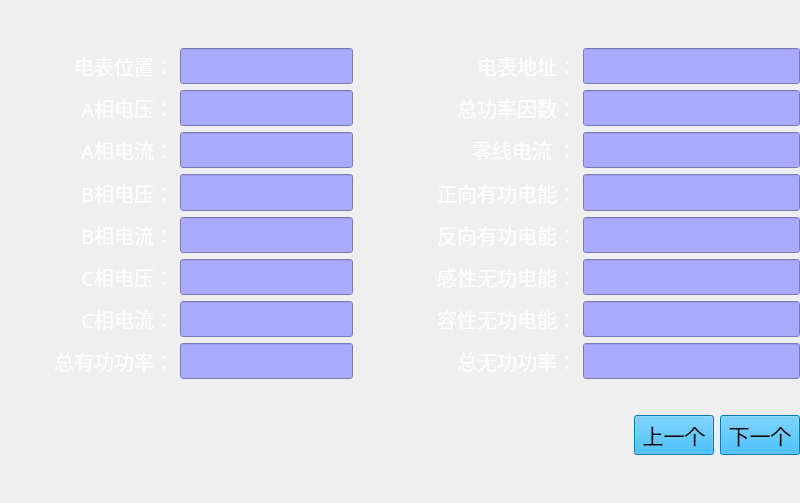
<?xml version="1.0" encoding="UTF-8"?>
<ui version="4.0">
 <class>LineSideInformation</class>
 <widget class="QWidget" name="LineSideInformation">
  <property name="geometry">
   <rect>
    <x>0</x>
    <y>0</y>
    <width>800</width>
    <height>503</height>
   </rect>
  </property>
  <property name="maximumSize">
   <size>
    <width>16777215</width>
    <height>16777215</height>
   </size>
  </property>
  <property name="windowTitle">
   <string>Form</string>
  </property>
  <property name="styleSheet">
   <string notr="true"/>
  </property>
  <layout class="QHBoxLayout" name="horizontalLayout_3">
   <property name="sizeConstraint">
    <enum>QLayout::SetMinAndMaxSize</enum>
   </property>
   <property name="leftMargin">
    <number>0</number>
   </property>
   <property name="rightMargin">
    <number>0</number>
   </property>
   <item>
    <layout class="QVBoxLayout" name="verticalLayout_2" stretch="1,11,1">
     <property name="sizeConstraint">
      <enum>QLayout::SetMinAndMaxSize</enum>
     </property>
     <item>
      <spacer name="verticalSpacer_3">
       <property name="orientation">
        <enum>Qt::Vertical</enum>
       </property>
       <property name="sizeHint" stdset="0">
        <size>
         <width>20</width>
         <height>40</height>
        </size>
       </property>
      </spacer>
     </item>
     <item>
      <layout class="QVBoxLayout" name="verticalLayout" stretch="11,1,1">
       <property name="sizeConstraint">
        <enum>QLayout::SetMinAndMaxSize</enum>
       </property>
       <item>
        <layout class="QHBoxLayout" name="horizontalLayout" stretch="4,5">
         <property name="sizeConstraint">
          <enum>QLayout::SetMinAndMaxSize</enum>
         </property>
         <item>
          <layout class="QGridLayout" name="gridLayout" columnstretch="1,1">
           <property name="sizeConstraint">
            <enum>QLayout::SetMinAndMaxSize</enum>
           </property>
           <item row="0" column="0">
            <widget class="QLabel" name="labelAmmeter">
             <property name="font">
              <font>
               <family>Sans Serif</family>
               <pointsize>15</pointsize>
               <weight>50</weight>
               <italic>false</italic>
               <bold>false</bold>
              </font>
             </property>
             <property name="styleSheet">
              <string notr="true">font: 15pt &quot;Sans Serif&quot;;
color: rgb(255, 255, 255);</string>
             </property>
             <property name="text">
              <string>电表位置：</string>
             </property>
             <property name="alignment">
              <set>Qt::AlignRight|Qt::AlignTrailing|Qt::AlignVCenter</set>
             </property>
            </widget>
           </item>
           <item row="0" column="1">
            <widget class="QLineEdit" name="lineEditAmmeter">
             <property name="sizePolicy">
              <sizepolicy hsizetype="Preferred" vsizetype="Preferred">
               <horstretch>0</horstretch>
               <verstretch>0</verstretch>
              </sizepolicy>
             </property>
             <property name="maximumSize">
              <size>
               <width>16777215</width>
               <height>40</height>
              </size>
             </property>
             <property name="styleSheet">
              <string notr="true">font: 15pt &quot;Adobe Arabic&quot;;
background-color: rgb(170, 170, 255);</string>
             </property>
             <property name="readOnly">
              <bool>true</bool>
             </property>
            </widget>
           </item>
           <item row="1" column="0">
            <widget class="QLabel" name="labelAPhaseVoltage">
             <property name="font">
              <font>
               <family>Sans Serif</family>
               <pointsize>15</pointsize>
               <weight>50</weight>
               <italic>false</italic>
               <bold>false</bold>
              </font>
             </property>
             <property name="styleSheet">
              <string notr="true">font: 15pt &quot;Sans Serif&quot;;
color: rgb(255, 255, 255);</string>
             </property>
             <property name="text">
              <string>A相电压：</string>
             </property>
             <property name="alignment">
              <set>Qt::AlignRight|Qt::AlignTrailing|Qt::AlignVCenter</set>
             </property>
            </widget>
           </item>
           <item row="1" column="1">
            <widget class="QLineEdit" name="lineEditAPhaseVoltage">
             <property name="sizePolicy">
              <sizepolicy hsizetype="Preferred" vsizetype="Preferred">
               <horstretch>0</horstretch>
               <verstretch>0</verstretch>
              </sizepolicy>
             </property>
             <property name="styleSheet">
              <string notr="true">font: 15pt &quot;Adobe Arabic&quot;;
background-color: rgb(170, 170, 255);</string>
             </property>
             <property name="readOnly">
              <bool>true</bool>
             </property>
            </widget>
           </item>
           <item row="2" column="0">
            <widget class="QLabel" name="labelAPhaseElectricity">
             <property name="font">
              <font>
               <family>Sans Serif</family>
               <pointsize>15</pointsize>
               <weight>50</weight>
               <italic>false</italic>
               <bold>false</bold>
              </font>
             </property>
             <property name="styleSheet">
              <string notr="true">font: 15pt &quot;Sans Serif&quot;;
color: rgb(255, 255, 255);</string>
             </property>
             <property name="text">
              <string>A相电流：</string>
             </property>
             <property name="alignment">
              <set>Qt::AlignRight|Qt::AlignTrailing|Qt::AlignVCenter</set>
             </property>
            </widget>
           </item>
           <item row="2" column="1">
            <widget class="QLineEdit" name="lineEditAPhaseElectricity">
             <property name="sizePolicy">
              <sizepolicy hsizetype="Preferred" vsizetype="Preferred">
               <horstretch>0</horstretch>
               <verstretch>0</verstretch>
              </sizepolicy>
             </property>
             <property name="styleSheet">
              <string notr="true">font: 15pt &quot;Adobe Arabic&quot;;
background-color: rgb(170, 170, 255);</string>
             </property>
             <property name="readOnly">
              <bool>true</bool>
             </property>
            </widget>
           </item>
           <item row="3" column="0">
            <widget class="QLabel" name="labelBPhaseVoltage">
             <property name="font">
              <font>
               <family>Sans Serif</family>
               <pointsize>15</pointsize>
               <weight>50</weight>
               <italic>false</italic>
               <bold>false</bold>
              </font>
             </property>
             <property name="styleSheet">
              <string notr="true">font: 15pt &quot;Sans Serif&quot;;
color: rgb(255, 255, 255);</string>
             </property>
             <property name="text">
              <string>B相电压：</string>
             </property>
             <property name="alignment">
              <set>Qt::AlignRight|Qt::AlignTrailing|Qt::AlignVCenter</set>
             </property>
            </widget>
           </item>
           <item row="3" column="1">
            <widget class="QLineEdit" name="lineEditBPhaseVoltage">
             <property name="sizePolicy">
              <sizepolicy hsizetype="Preferred" vsizetype="Preferred">
               <horstretch>0</horstretch>
               <verstretch>0</verstretch>
              </sizepolicy>
             </property>
             <property name="styleSheet">
              <string notr="true">font: 15pt &quot;Adobe Arabic&quot;;
background-color: rgb(170, 170, 255);</string>
             </property>
             <property name="readOnly">
              <bool>true</bool>
             </property>
            </widget>
           </item>
           <item row="4" column="0">
            <widget class="QLabel" name="labelBPhaseElectricity">
             <property name="font">
              <font>
               <family>Sans Serif</family>
               <pointsize>15</pointsize>
               <weight>50</weight>
               <italic>false</italic>
               <bold>false</bold>
              </font>
             </property>
             <property name="styleSheet">
              <string notr="true">font: 15pt &quot;Sans Serif&quot;;
color: rgb(255, 255, 255);</string>
             </property>
             <property name="text">
              <string>B相电流：</string>
             </property>
             <property name="alignment">
              <set>Qt::AlignRight|Qt::AlignTrailing|Qt::AlignVCenter</set>
             </property>
            </widget>
           </item>
           <item row="4" column="1">
            <widget class="QLineEdit" name="lineEditBPhaseElectricity">
             <property name="sizePolicy">
              <sizepolicy hsizetype="Preferred" vsizetype="Preferred">
               <horstretch>0</horstretch>
               <verstretch>0</verstretch>
              </sizepolicy>
             </property>
             <property name="styleSheet">
              <string notr="true">font: 15pt &quot;Adobe Arabic&quot;;
background-color: rgb(170, 170, 255);</string>
             </property>
             <property name="readOnly">
              <bool>true</bool>
             </property>
            </widget>
           </item>
           <item row="5" column="0">
            <widget class="QLabel" name="labelCPhaseVoltage">
             <property name="font">
              <font>
               <family>Sans Serif</family>
               <pointsize>15</pointsize>
               <weight>50</weight>
               <italic>false</italic>
               <bold>false</bold>
              </font>
             </property>
             <property name="styleSheet">
              <string notr="true">font: 15pt &quot;Sans Serif&quot;;
color: rgb(255, 255, 255);</string>
             </property>
             <property name="text">
              <string>C相电压：</string>
             </property>
             <property name="alignment">
              <set>Qt::AlignRight|Qt::AlignTrailing|Qt::AlignVCenter</set>
             </property>
            </widget>
           </item>
           <item row="5" column="1">
            <widget class="QLineEdit" name="lineEditCPhaseVoltage">
             <property name="sizePolicy">
              <sizepolicy hsizetype="Preferred" vsizetype="Preferred">
               <horstretch>0</horstretch>
               <verstretch>0</verstretch>
              </sizepolicy>
             </property>
             <property name="styleSheet">
              <string notr="true">font: 15pt &quot;Adobe Arabic&quot;;
background-color: rgb(170, 170, 255);</string>
             </property>
             <property name="readOnly">
              <bool>true</bool>
             </property>
            </widget>
           </item>
           <item row="6" column="0">
            <widget class="QLabel" name="labelCPhaseElectricity">
             <property name="font">
              <font>
               <family>Sans Serif</family>
               <pointsize>15</pointsize>
               <weight>50</weight>
               <italic>false</italic>
               <bold>false</bold>
              </font>
             </property>
             <property name="styleSheet">
              <string notr="true">font: 15pt &quot;Sans Serif&quot;;
color: rgb(255, 255, 255);</string>
             </property>
             <property name="text">
              <string>C相电流：</string>
             </property>
             <property name="alignment">
              <set>Qt::AlignRight|Qt::AlignTrailing|Qt::AlignVCenter</set>
             </property>
            </widget>
           </item>
           <item row="6" column="1">
            <widget class="QLineEdit" name="lineEditCPhaseElectricity">
             <property name="sizePolicy">
              <sizepolicy hsizetype="Preferred" vsizetype="Preferred">
               <horstretch>0</horstretch>
               <verstretch>0</verstretch>
              </sizepolicy>
             </property>
             <property name="styleSheet">
              <string notr="true">font: 15pt &quot;Adobe Arabic&quot;;
background-color: rgb(170, 170, 255);</string>
             </property>
             <property name="readOnly">
              <bool>true</bool>
             </property>
            </widget>
           </item>
           <item row="7" column="0">
            <widget class="QLabel" name="labelTotalActivePower">
             <property name="font">
              <font>
               <family>Sans Serif</family>
               <pointsize>15</pointsize>
               <weight>50</weight>
               <italic>false</italic>
               <bold>false</bold>
              </font>
             </property>
             <property name="styleSheet">
              <string notr="true">font: 15pt &quot;Sans Serif&quot;;
color: rgb(255, 255, 255);</string>
             </property>
             <property name="text">
              <string>总有功功率：</string>
             </property>
             <property name="alignment">
              <set>Qt::AlignRight|Qt::AlignTrailing|Qt::AlignVCenter</set>
             </property>
            </widget>
           </item>
           <item row="7" column="1">
            <widget class="QLineEdit" name="lineEditTotalActivePower">
             <property name="sizePolicy">
              <sizepolicy hsizetype="Preferred" vsizetype="Preferred">
               <horstretch>0</horstretch>
               <verstretch>0</verstretch>
              </sizepolicy>
             </property>
             <property name="styleSheet">
              <string notr="true">font: 15pt &quot;Adobe Arabic&quot;;
background-color: rgb(170, 170, 255);</string>
             </property>
             <property name="readOnly">
              <bool>true</bool>
             </property>
            </widget>
           </item>
          </layout>
         </item>
         <item>
          <layout class="QGridLayout" name="gridLayout_2" columnstretch="1,1">
           <property name="sizeConstraint">
            <enum>QLayout::SetMinAndMaxSize</enum>
           </property>
           <item row="0" column="0">
            <widget class="QLabel" name="labelAmmeterAddress">
             <property name="font">
              <font>
               <family>Sans Serif</family>
               <pointsize>15</pointsize>
               <weight>50</weight>
               <italic>false</italic>
               <bold>false</bold>
              </font>
             </property>
             <property name="styleSheet">
              <string notr="true">font: 15pt &quot;Sans Serif&quot;;
color: rgb(255, 255, 255);</string>
             </property>
             <property name="text">
              <string>电表地址：</string>
             </property>
             <property name="alignment">
              <set>Qt::AlignRight|Qt::AlignTrailing|Qt::AlignVCenter</set>
             </property>
            </widget>
           </item>
           <item row="0" column="1">
            <widget class="QLineEdit" name="lineEditAmmeterAddress">
             <property name="sizePolicy">
              <sizepolicy hsizetype="Preferred" vsizetype="Preferred">
               <horstretch>0</horstretch>
               <verstretch>0</verstretch>
              </sizepolicy>
             </property>
             <property name="maximumSize">
              <size>
               <width>16777215</width>
               <height>40</height>
              </size>
             </property>
             <property name="styleSheet">
              <string notr="true">font: 15pt &quot;Adobe Arabic&quot;;
background-color: rgb(170, 170, 255);</string>
             </property>
             <property name="readOnly">
              <bool>true</bool>
             </property>
            </widget>
           </item>
           <item row="1" column="0">
            <widget class="QLabel" name="labelTotalPowerFactor">
             <property name="font">
              <font>
               <family>Sans Serif</family>
               <pointsize>15</pointsize>
               <weight>50</weight>
               <italic>false</italic>
               <bold>false</bold>
              </font>
             </property>
             <property name="styleSheet">
              <string notr="true">font: 15pt &quot;Sans Serif&quot;;
color: rgb(255, 255, 255);</string>
             </property>
             <property name="text">
              <string>总功率因数：</string>
             </property>
             <property name="alignment">
              <set>Qt::AlignRight|Qt::AlignTrailing|Qt::AlignVCenter</set>
             </property>
            </widget>
           </item>
           <item row="1" column="1">
            <widget class="QLineEdit" name="lineEditTotalPowerFactor">
             <property name="sizePolicy">
              <sizepolicy hsizetype="Preferred" vsizetype="Preferred">
               <horstretch>0</horstretch>
               <verstretch>0</verstretch>
              </sizepolicy>
             </property>
             <property name="styleSheet">
              <string notr="true">font: 15pt &quot;Adobe Arabic&quot;;
background-color: rgb(170, 170, 255);</string>
             </property>
             <property name="readOnly">
              <bool>true</bool>
             </property>
            </widget>
           </item>
           <item row="2" column="0">
            <widget class="QLabel" name="labelNeutralLineElectricity">
             <property name="font">
              <font>
               <family>Sans Serif</family>
               <pointsize>15</pointsize>
               <weight>50</weight>
               <italic>false</italic>
               <bold>false</bold>
              </font>
             </property>
             <property name="styleSheet">
              <string notr="true">font: 15pt &quot;Sans Serif&quot;;
color: rgb(255, 255, 255);</string>
             </property>
             <property name="text">
              <string>零线电流 ：</string>
             </property>
             <property name="alignment">
              <set>Qt::AlignRight|Qt::AlignTrailing|Qt::AlignVCenter</set>
             </property>
            </widget>
           </item>
           <item row="2" column="1">
            <widget class="QLineEdit" name="lineEditNeutralLineElectricity">
             <property name="sizePolicy">
              <sizepolicy hsizetype="Preferred" vsizetype="Preferred">
               <horstretch>0</horstretch>
               <verstretch>0</verstretch>
              </sizepolicy>
             </property>
             <property name="styleSheet">
              <string notr="true">font: 15pt &quot;Adobe Arabic&quot;;
background-color: rgb(170, 170, 255);</string>
             </property>
             <property name="readOnly">
              <bool>true</bool>
             </property>
            </widget>
           </item>
           <item row="3" column="0">
            <widget class="QLabel" name="labelPositiveActivePower">
             <property name="font">
              <font>
               <family>Sans Serif</family>
               <pointsize>15</pointsize>
               <weight>50</weight>
               <italic>false</italic>
               <bold>false</bold>
              </font>
             </property>
             <property name="styleSheet">
              <string notr="true">font: 15pt &quot;Sans Serif&quot;;
color: rgb(255, 255, 255);</string>
             </property>
             <property name="text">
              <string>正向有功电能：</string>
             </property>
             <property name="alignment">
              <set>Qt::AlignRight|Qt::AlignTrailing|Qt::AlignVCenter</set>
             </property>
            </widget>
           </item>
           <item row="3" column="1">
            <widget class="QLineEdit" name="lineEditPositiveActivePower">
             <property name="sizePolicy">
              <sizepolicy hsizetype="Preferred" vsizetype="Preferred">
               <horstretch>0</horstretch>
               <verstretch>0</verstretch>
              </sizepolicy>
             </property>
             <property name="styleSheet">
              <string notr="true">font: 15pt &quot;Adobe Arabic&quot;;
background-color: rgb(170, 170, 255);</string>
             </property>
             <property name="readOnly">
              <bool>true</bool>
             </property>
            </widget>
           </item>
           <item row="4" column="0">
            <widget class="QLabel" name="labelReverseActivePower">
             <property name="font">
              <font>
               <family>Sans Serif</family>
               <pointsize>15</pointsize>
               <weight>50</weight>
               <italic>false</italic>
               <bold>false</bold>
              </font>
             </property>
             <property name="styleSheet">
              <string notr="true">font: 15pt &quot;Sans Serif&quot;;
color: rgb(255, 255, 255);</string>
             </property>
             <property name="text">
              <string>反向有功电能：</string>
             </property>
             <property name="alignment">
              <set>Qt::AlignRight|Qt::AlignTrailing|Qt::AlignVCenter</set>
             </property>
            </widget>
           </item>
           <item row="4" column="1">
            <widget class="QLineEdit" name="lineEditReverseActivePower">
             <property name="sizePolicy">
              <sizepolicy hsizetype="Preferred" vsizetype="Preferred">
               <horstretch>0</horstretch>
               <verstretch>0</verstretch>
              </sizepolicy>
             </property>
             <property name="styleSheet">
              <string notr="true">font: 15pt &quot;Adobe Arabic&quot;;
background-color: rgb(170, 170, 255);</string>
             </property>
             <property name="readOnly">
              <bool>true</bool>
             </property>
            </widget>
           </item>
           <item row="5" column="0">
            <widget class="QLabel" name="labelPerceptualReactivePower">
             <property name="font">
              <font>
               <family>Sans Serif</family>
               <pointsize>15</pointsize>
               <weight>50</weight>
               <italic>false</italic>
               <bold>false</bold>
              </font>
             </property>
             <property name="styleSheet">
              <string notr="true">font: 15pt &quot;Sans Serif&quot;;
color: rgb(255, 255, 255);</string>
             </property>
             <property name="text">
              <string>感性无功电能：</string>
             </property>
             <property name="alignment">
              <set>Qt::AlignRight|Qt::AlignTrailing|Qt::AlignVCenter</set>
             </property>
            </widget>
           </item>
           <item row="5" column="1">
            <widget class="QLineEdit" name="lineEditPerceptualReactivePower">
             <property name="sizePolicy">
              <sizepolicy hsizetype="Preferred" vsizetype="Preferred">
               <horstretch>0</horstretch>
               <verstretch>0</verstretch>
              </sizepolicy>
             </property>
             <property name="styleSheet">
              <string notr="true">font: 15pt &quot;Adobe Arabic&quot;;
background-color: rgb(170, 170, 255);</string>
             </property>
             <property name="readOnly">
              <bool>true</bool>
             </property>
            </widget>
           </item>
           <item row="6" column="0">
            <widget class="QLabel" name="labelCapacitiveReactivePower">
             <property name="font">
              <font>
               <family>Sans Serif</family>
               <pointsize>15</pointsize>
               <weight>50</weight>
               <italic>false</italic>
               <bold>false</bold>
              </font>
             </property>
             <property name="styleSheet">
              <string notr="true">font: 15pt &quot;Sans Serif&quot;;
color: rgb(255, 255, 255);</string>
             </property>
             <property name="text">
              <string>容性无功电能：</string>
             </property>
             <property name="alignment">
              <set>Qt::AlignRight|Qt::AlignTrailing|Qt::AlignVCenter</set>
             </property>
            </widget>
           </item>
           <item row="6" column="1">
            <widget class="QLineEdit" name="lineEditCapacitiveReactivePower">
             <property name="sizePolicy">
              <sizepolicy hsizetype="Preferred" vsizetype="Preferred">
               <horstretch>0</horstretch>
               <verstretch>0</verstretch>
              </sizepolicy>
             </property>
             <property name="styleSheet">
              <string notr="true">font: 15pt &quot;Adobe Arabic&quot;;
background-color: rgb(170, 170, 255);</string>
             </property>
             <property name="readOnly">
              <bool>true</bool>
             </property>
            </widget>
           </item>
           <item row="7" column="0">
            <widget class="QLabel" name="labelTotalActiveEnergy">
             <property name="font">
              <font>
               <family>Sans Serif</family>
               <pointsize>15</pointsize>
               <weight>50</weight>
               <italic>false</italic>
               <bold>false</bold>
              </font>
             </property>
             <property name="styleSheet">
              <string notr="true">font: 15pt &quot;Sans Serif&quot;;
color: rgb(255, 255, 255);</string>
             </property>
             <property name="text">
              <string>总无功功率：</string>
             </property>
             <property name="alignment">
              <set>Qt::AlignRight|Qt::AlignTrailing|Qt::AlignVCenter</set>
             </property>
            </widget>
           </item>
           <item row="7" column="1">
            <widget class="QLineEdit" name="lineEditTotalActiveEnergy">
             <property name="sizePolicy">
              <sizepolicy hsizetype="Preferred" vsizetype="Preferred">
               <horstretch>0</horstretch>
               <verstretch>0</verstretch>
              </sizepolicy>
             </property>
             <property name="styleSheet">
              <string notr="true">font: 15pt &quot;Adobe Arabic&quot;;
background-color: rgb(170, 170, 255);</string>
             </property>
             <property name="readOnly">
              <bool>true</bool>
             </property>
            </widget>
           </item>
          </layout>
         </item>
        </layout>
       </item>
       <item>
        <spacer name="verticalSpacer_2">
         <property name="orientation">
          <enum>Qt::Vertical</enum>
         </property>
         <property name="sizeHint" stdset="0">
          <size>
           <width>20</width>
           <height>18</height>
          </size>
         </property>
        </spacer>
       </item>
       <item>
        <layout class="QHBoxLayout" name="horizontalLayout_2" stretch="1,2,6,1,1,1">
         <property name="sizeConstraint">
          <enum>QLayout::SetMinAndMaxSize</enum>
         </property>
         <item>
          <spacer name="horizontalSpacer_2">
           <property name="orientation">
            <enum>Qt::Horizontal</enum>
           </property>
           <property name="sizeHint" stdset="0">
            <size>
             <width>48</width>
             <height>20</height>
            </size>
           </property>
          </spacer>
         </item>
         <item>
          <widget class="QLabel" name="labelTotal">
           <property name="styleSheet">
            <string notr="true">font: 15pt &quot;Sans Serif&quot;;
color: rgb(255, 255, 255);</string>
           </property>
           <property name="text">
            <string/>
           </property>
           <property name="alignment">
            <set>Qt::AlignCenter</set>
           </property>
          </widget>
         </item>
         <item>
          <spacer name="horizontalSpacer">
           <property name="orientation">
            <enum>Qt::Horizontal</enum>
           </property>
           <property name="sizeHint" stdset="0">
            <size>
             <width>288</width>
             <height>33</height>
            </size>
           </property>
          </spacer>
         </item>
         <item>
          <spacer name="verticalSpacer">
           <property name="orientation">
            <enum>Qt::Vertical</enum>
           </property>
           <property name="sizeHint" stdset="0">
            <size>
             <width>20</width>
             <height>18</height>
            </size>
           </property>
          </spacer>
         </item>
         <item>
          <widget class="QPushButton" name="buttonUp">
           <property name="focusPolicy">
            <enum>Qt::NoFocus</enum>
           </property>
           <property name="styleSheet">
            <string notr="true">QPushButton { background-color: rgb(0, 170, 255); color: rgb(0, 0, 0); } 
QPushButton:hover:pressed{ background-color: rgb(0,0,127); color:rgb(255, 255, 255);} 
QPushButton:hover:!pressed{ background-color: rgb(0, 170, 255); color: rgb(0, 0, 0); }
QPushButton {font: 16pt ; } </string>
           </property>
           <property name="text">
            <string>上一个</string>
           </property>
          </widget>
         </item>
         <item>
          <widget class="QPushButton" name="buttonDown">
           <property name="focusPolicy">
            <enum>Qt::NoFocus</enum>
           </property>
           <property name="styleSheet">
            <string notr="true">QPushButton { background-color: rgb(0, 170, 255); color: rgb(0, 0, 0); } 
QPushButton:hover:pressed{ background-color: rgb(0,0,127); color:rgb(255, 255, 255);} 
QPushButton:hover:!pressed{ background-color: rgb(0, 170, 255); color: rgb(0, 0, 0); }
QPushButton {font: 16pt ; } </string>
           </property>
           <property name="text">
            <string>下一个</string>
           </property>
          </widget>
         </item>
        </layout>
       </item>
      </layout>
     </item>
     <item>
      <spacer name="verticalSpacer_4">
       <property name="orientation">
        <enum>Qt::Vertical</enum>
       </property>
       <property name="sizeHint" stdset="0">
        <size>
         <width>20</width>
         <height>40</height>
        </size>
       </property>
      </spacer>
     </item>
    </layout>
   </item>
  </layout>
 </widget>
 <resources/>
 <connections/>
</ui>
